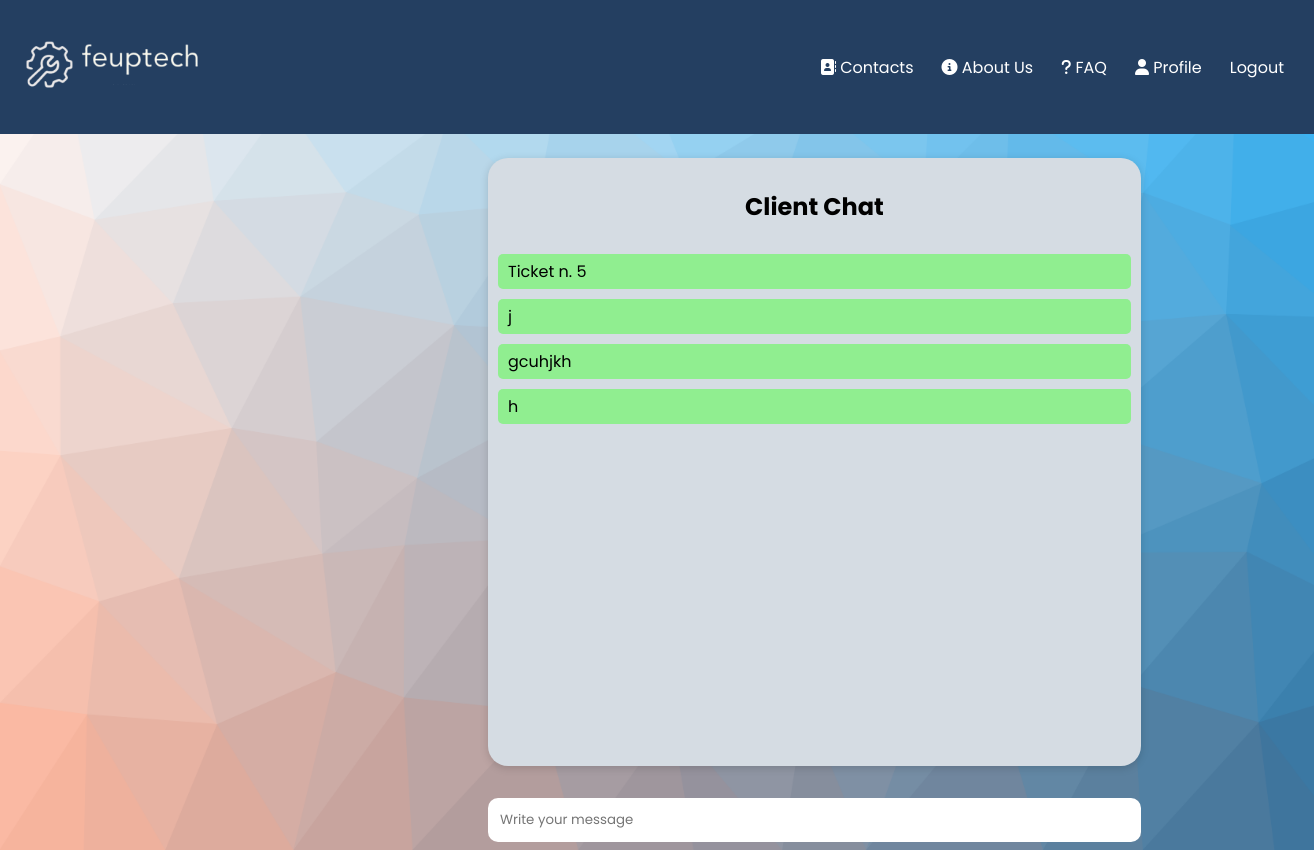
The app's page /pages/inquiries.php?ticket=5 (signed in), older data.
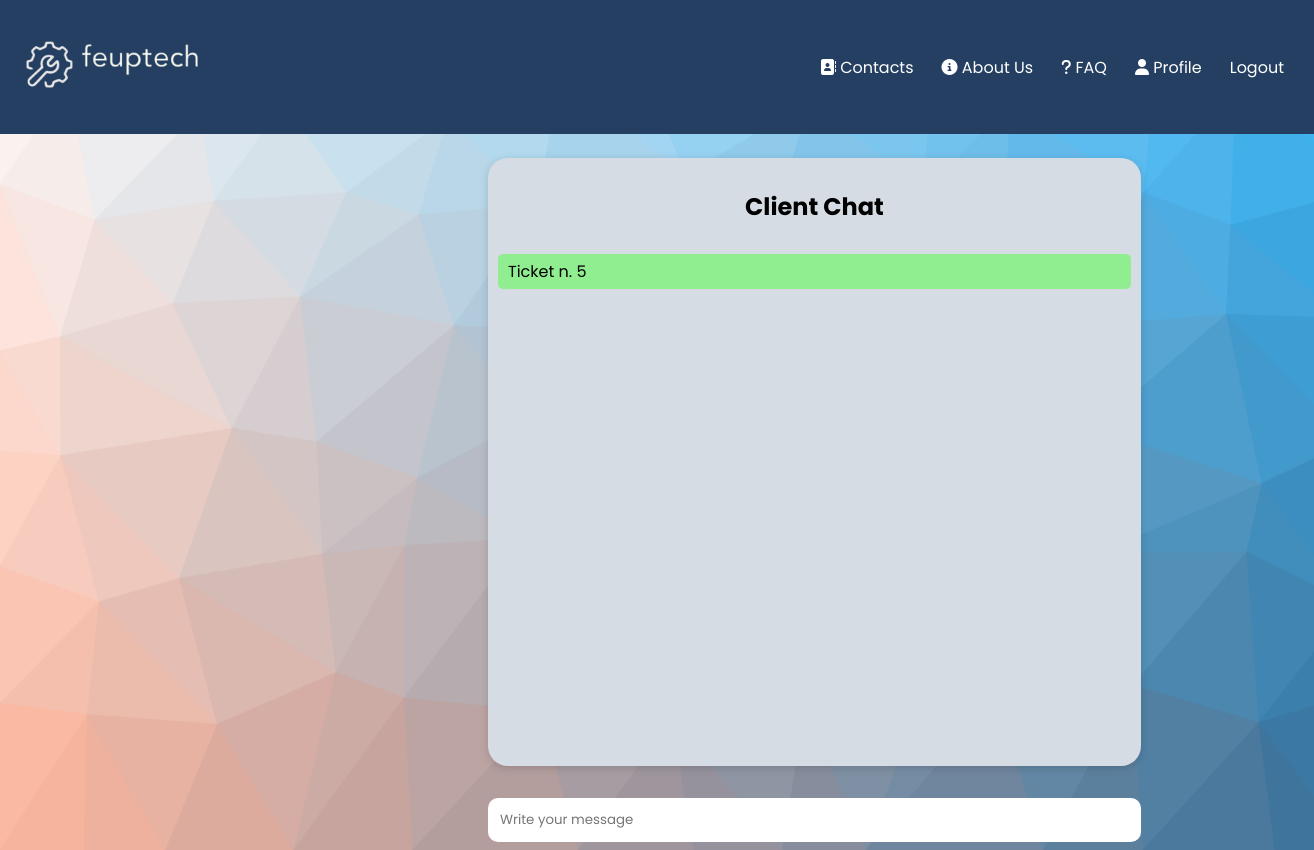
The same page, newer data.
### tables this page shows
CREATE TABLE inquiries(
    idInquirie integer primary key AUTOINCREMENT,
    content text NOT NULL,
    date date,
    idUser integer references users(idUser),
    idTicket integer references Ticket(idTicket)
);

### pages/inquiries.php (called while the page is built, shortened)
<?php
    require_once(__DIR__ . '/../database/connection.db.php');
    require_once(__DIR__ . '/../database/ticket.class.php');
    require_once(__DIR__ . '/../database/user.class.php');
    require_once(__DIR__ . '/../utils/session.php');
    require_once(__DIR__ . '/../database/inquirie.class.php');
    require_once(__DIR__ . '/../templates/tickets.tpl.php');
    require_once(__DIR__ . '/../templates/inquiries.tpl.php');
    $session = new Session();
    $db = getDatabaseConnection();
    $user = User::getUserWithId($db, $session->getID());
    $ticket = $user->getTicketWithID($db, intval($_GET['ticket']));
    $inquiries = $ticket->getInquiries($db);
    $changes = $ticket->getChanges($db);
    usort($changes, 'compareTickets');
    drawInquiries($inquiries, $ticket, $user, $changes);
?>

### database/ticket.class.php (called while the page is built, shortened)
<?php
     class Ticket{
        public int $idTicket;
        public function __construct(int $idTicket, string $title, string $status,
          string $description, string $department, string $priority, string $hashtag, string $date, string $idClient, int $idAgent){
            $this->idTicket = $idTicket;
        }
        public function getInquiries($db){
            $stmt = $db->prepare("Select * from inquiries where idTicket = ?");
            $stmt->execute([$this->idTicket]);
            $inquiriesRows = $stmt->fetchAll(PDO::FETCH_ASSOC);
            $inquiries = [];
            foreach ($inquiriesRows as $row) {
                $inquirie = new Inquirie(
                    $row['idInquirie'],
                    $row['content'],
                    $row['date'],
                    $row['idUser'],
                    $row['idTicket'],
                );
                array_push($inquiries, $inquirie);
            }
            return $inquiries;
        }
    }
?>

### database/user.class.php (called while the page is built, shortened)
<?php
     require_once(__DIR__ . '/../database/ticket.class.php');
     class User{
        public function __construct(int $id, string $email, string $name, string $username){
            $this->id = $id;
        }
        public function getTicketWithID($db, $id){
            $stmt = $db->prepare('SELECT idTicket, date, title, status, description, department, priority, idClient, idAgent, hashtag FROM tickets WHERE idTicket = ?');
            $stmt->execute([$id]);
            $ticketRows = $stmt->fetchAll(PDO::FETCH_ASSOC);
            $row = $ticketRows[0];
            $ticket = new Ticket(
                $row['idTicket'],
                $row['title'],
                $row['status'],
                $row['description'],
                $row['department'],
                $row['priority'],
                strval($row['hashtag']),
                $row['date'],
                $row['idClient'],
                intval($row['idAgent']),
            );
            return $ticket;
        }
        static function getUserWithID(PDO $db, int $id) : ?User {
            $stmt = $db->prepare('
                SELECT u.idUser, u.email, u.name, u.username
                FROM users u JOIN admins a ON u.idUser = a.idAdmin
                WHERE u.idUser = ?');
            $stmt->execute(array($id));
            $row = $stmt->fetch(PDO::FETCH_ASSOC);
            $stmt = $db->prepare('
                SELECT u.idUser, u.email, u.name, u.username
                FROM users u JOIN agents a ON u.idUser = a.idAgent
                WHERE u.idUser = ?');
            $stmt->execute(array($id));;
            $row = $stmt->fetch(PDO::FETCH_ASSOC);
            $stmt = $db->prepare('
                SELECT idUser, email, name, username
                FROM users
                WHERE idUser = ?');
            $stmt->execute(array($id));
            $row = $stmt->fetch(PDO::FETCH_ASSOC);
            if ($row !== false) {
                return new Client($row['idUser'],$row['email'], $row['name'], $row['username']);
            }
            return null;
            }
     }
?>

### utils/session.php (called while the page is built, shortened)
<?php
class Session{
      public function getID() : ?int {
        return isset($_SESSION['id']) ? $_SESSION['id'] : null;
      }
}
?>

### database/inquirie.class.php (called while the page is built, shortened)
<?php
    class Inquirie{
        public function __construct(int $idInquirie, string $content, $date,
          int $idUser, int $idTicket){
            $this->content = $content;
            $this->idUser = $idUser;
        }
    }
?>

### templates/inquiries.tpl.php (the view, shortened to what the changed rows need)
<?php function drawInquiries($inquiries, $ticket, $user, $changes){ ?>
    <main class = inquiries>
            <section class="chat">
                <section class="container">
                    <h2>Client Chat</h2>
                    <div id="message-container">
                        <?php
                            echo "<div class=\"message agent-message\">Ticket n. $ticket->idTicket</div>";
                            foreach ($inquiries as $inquirie)
                                if ($inquirie->idUser === $user->id)
                                    echo "<div class=\"message user-message\">$inquirie->content</div>";
                                else
                                    echo "<div class=\"message agent-message\">$inquirie->content</div>"
                        ?>
                    </div>
                </section>
            </section>
        </main>
    </body>
</html>
<?php } ?>

Row changes from the older to the newer data that the page shows:
removed inquiries: content "j"
removed inquiries: content "gcuhjkh"
removed inquiries: content "h"
